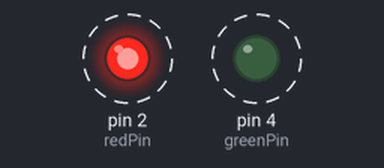
A sketch run on a simulated Arduino Uno, built with avr-gcc and run on an emulated ATmega328P. Shown: output pins drawn as LEDs (lit = HIGH). Dashed ring = blinking.

Above: at 0.5 s.
Timing chart, 0 to 4.6 s (numbered marks = the images above):
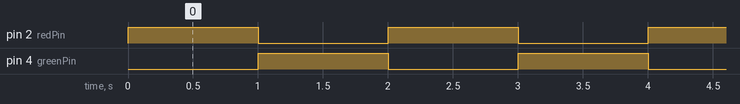

The sketch:

Two_Color.ino
```cpp
int redPin = 2;
int greenPin = 4;

void setup() {
  pinMode(redPin, OUTPUT);
  pinMode(greenPin, OUTPUT);
}

void loop() {
  digitalWrite(redPin, HIGH);
  delay(1000);
  digitalWrite(redPin, LOW);

  digitalWrite(greenPin, HIGH);
  delay(1000);
  digitalWrite(greenPin, LOW);
}
```

Measured:
- by itself, pin 2 (redPin), pin 4 (greenPin): alternates HIGH for 1.0 s and LOW for 1.0 s
- by itself, everything shown: repeats every 2.0 s, in 3 steps
